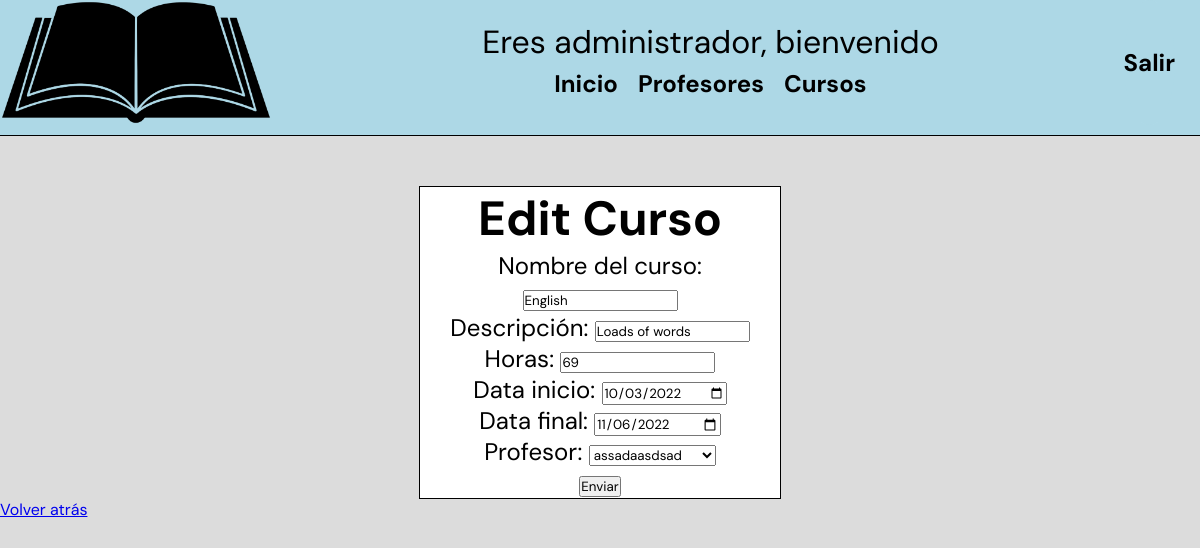
/EditCurso.php?curso=2 (signed in), run on an earlier commit of the app's database.
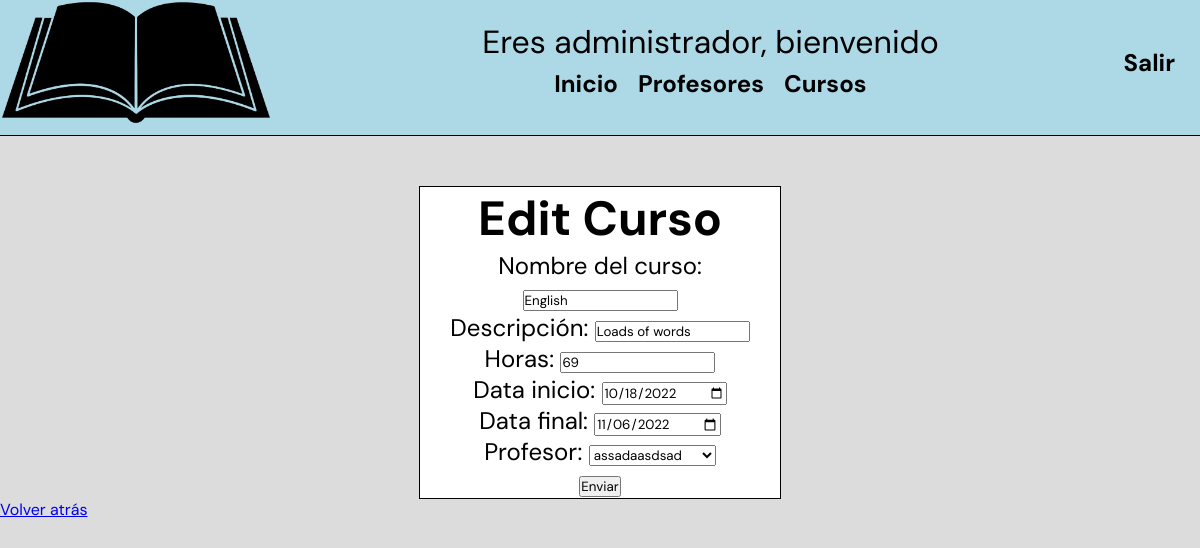
And on a later commit of the database.
### tables this page shows
CREATE TABLE `cursos` (
  `Codi` int(11) NOT NULL,
  `Nom` text NOT NULL,
  `Descripcion` text NOT NULL,
  `Hores` int(11) NOT NULL,
  `Data_inici` date NOT NULL,
  `Data_final` date NOT NULL,
  `Dni_Profesores` varchar(9) DEFAULT NULL,
  `activo` int(11) NOT NULL DEFAULT 1
);

### funciones.php (called while the page is built)
<?php
    function connection(){
        $connection= mysqli_connect('localhost', 'root', '', 'infoBDN');
        if($connection){
            return $connection;
        }else{
            return "Error de conexión";
        }
    }
    function EDitarCursos($var){
        $connection= connection();
        $sql3= "SELECT * FROM cursos WHERE CODI=".$var;
        $result3= mysqli_query($connection, $sql3);
        $row= mysqli_fetch_assoc($result3);
        return $row;
    }
?>

### EditCurso.php (the view, shortened to what the changed rows need)
<!DOCTYPE html>
<html lang="en">
    <?php
        include('funciones.php');
        $connection= connection();
    ?>
    <head>
        <link href="EditCurso.css" rel="stylesheet" type="text/css">
    </head>
    <body>
        <form class='formulario' action="EditCurso.php" method="POST" name="InicioSession">
                    <?php
                    if(isset($_SESSION['rol'])){
                        if($_SESSION['rol']=='admin'){
                            $sql= "SELECT Nom FROM profesores";
                            $result= mysqli_query($connection, $sql);
                            while($profe= mysqli_fetch_row($result)){
                                $array[] = $profe;
                            }
                            $sql2= "SELECT DNI FROM profesores";
                            $result2= mysqli_query($connection, $sql2);
                            while($profe2= mysqli_fetch_row($result2)){
                                $array2[] = $profe2;
                            }
                            $row= EditarCursos($_GET['curso']);
                    ?>
            <h1>Edit Curso</h1>
            <p>Nombre del curso: <input type="text" name="Nom" required value="<?php echo($row['Nom']); ?>"></p>
            <p>Descripción: <input type="text" name="Descripcion" required value="<?php echo($row['Descripcion']); ?>"></p>
            <p>Horas: <input type="text" name="Hores" required value="<?php echo($row['Hores']); ?>"></p>
            <p>Data inicio: <input type="date" name="Data_inici" required value="<?php echo($row['Data_inici']); ?>"></p>
            <p>Data final: <input type="date" name="Data_final" required value="<?php echo($row['Data_final']) ?>"></p>
            <p>
                <label for="Dni_Profesores">Profesor:
                    <select name="Dni_Profesores">
                        <?php
                            for($i=0;$i<($result->num_rows);$i++){
                                if($array2[$i][0]==$row['Dni_Profesores']){
                                    ?>
                                        <option value="<?php print($array2[$i][0]) ?>"selected><?php print($array[$i][0])  ?></option>
                                    <?php
                                }else{
                                    ?>
                                        <option value="<?php print($array2[$i][0]) ?>"><?php print($array[$i][0]) ?></option>
                                <?php
                                }
                            }
                        ?>
                    </select>
                </label>
            </p>
            <button type="submit">Enviar</button>
        </form>
        <a href="AdminCurso.php">Volver atrás</a>
        <?php
            }else{
                echo"No deberías estar aquí";
            }}
        ?>
</body>
</html>

What changed in the data, as far as the page shows it:
changed cursos "English": Data_inici "10/03/2022" → "10/18/2022"
